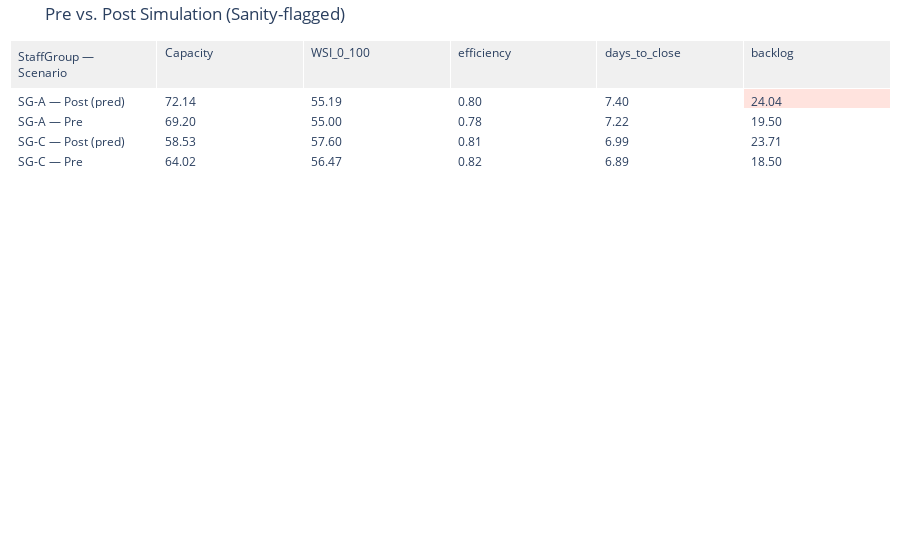

This figure's notebook cell:
### Code cell
# --- Corrected Cell 7: Consolidated "What-If" Scenario ---
print("This tool simulates moving employees between teams to see the projected impact.")

# 1. Define your hypothetical moves
moves = [
    {"from": "SG-A", "to": "SG-C", "n": 5}
]

# 2. Build the baseline scores dataframe needed for the pipeline
scores_baseline = scores[[cols.date, cols.alias, "Capacity_Score_0_100"]].dropna().copy()

# 3. Define the WSI calculation parameters
wsi_kwargs = dict(
    date_col="_date_",
    alias_col="alias",
    sg_col="StaffGroup",
    cap_col="Capacity_Score_0_100",
    cases_col="numCases",
    complexity_col="complexity",
    linearity_col="LinearityScore",
    sev_cols=("currentSev1", "currentSevA", "currentSevB"),
    weekend_col="IsClosedOnWeekend",
    x24_col="Is24X7OptedIn",
    baseline_window_months=12,
    persist_window_months=8,
    high_cap_thresh=75.0,
    w_workload=0.30,
    w_cap_dev=0.30,
    w_persist=0.15,
    w_complex=0.15,
    w_time=0.10,
    q_low=0.05,
    q_high=0.95,
    team_aggregate="median",
    distribution="gaussian",
    feature_range=(10, 100)
)

# --- NEW: Define the outcome metrics to predict ---
modeler_targets = ("WSI_0_100", "efficiency", "days_to_close", "backlog")


# 4. Run the consolidated simulation pipeline
grid_pre, grid_post, combined, fig, mse_report, sanity_df = pre_post_tree_pipeline(
    df_in=df_full,
    scores_baseline=scores_baseline,
    month=df_full["_date_"].max().strftime("%Y-%m"),
    moves=moves,
    compute_wsi_fn=compute_capacity_centric_wsi,
    wsi_kwargs=wsi_kwargs,
    targets=modeler_targets,
    only_impacted=True,
    team_level_post=True     # <--- NEW
)

# 6. Display the results
print("\n--- Sanity Check: Typical Metric Ranges (based on pre-move data) ---")
display(sanity_df)

print("\n--- Simulation Results: Comparing 'Before' vs. 'After' ---")
fig.show()

print("\n--- Detailed Dataframes ---")
display(combined)

# --- ADD THIS TO SAVE THE PLOT ---
# Define a path for the simulation heatmap
simulation_heatmap_path = "simulation_heatmap.png"

# Save the Plotly figure as a static image
# You may need to run: pip install -U kaleido
fig.write_image(simulation_heatmap_path)

print(f"✅ Simulation heatmap saved to: {simulation_heatmap_path}")

### Figure 1 — Plotly figure (JSON) as saved in the notebook; plotly's stock layout.template omitted (floating-point values rounded to 4 significant figures)
{"data": [{"cells": {"align": "left", "fill": {"color": [["rgba(0,0,0,0)", "rgba(0,0,0,0)", "rgba(0,0,0,0)", "rgba(0,0,0,0)"], ["rgba(0,0,0,0)", "rgba(0,0,0,0)", "rgba(0,0,0,0)", "rgba(0,0,0,0)"], ["rgba(0,0,0,0)", "rgba(0,0,0,0)", "rgba(0,0,0,0)", "rgba(0,0,0,0)"], ["rgba(0,0,0,0)", "rgba(0,0,0,0)", "rgba(0,0,0,0)", "rgba(0,0,0,0)"], ["rgba(0,0,0,0)", "rgba(0,0,0,0)", "rgba(0,0,0,0)", "rgba(0,0,0,0)"], ["rgba(255, 99, 71, 0.18)", "rgba(0,0,0,0)", "rgba(0,0,0,0)", "rgba(0,0,0,0)"]]}, "format": [null, ".2f", ".2f", ".2f", ".2f", ".2f"], "values": [["SG-A — Post (pred)", "SG-A — Pre", "SG-C — Post (pred)", "SG-C — Pre"], [72.14, 69.2, 58.53, 64.02], [55.19, 55, 57.6, 56.47], [0.7951, 0.7803, 0.8117, 0.824], [7.404, 7.222, 6.993, 6.886], [24.04, 19.5, 23.71, 18.5]]}, "header": {"align": "left", "fill": {"color": "rgba(240,240,240,1)"}, "values": ["StaffGroup — Scenario", "Capacity", "WSI_0_100", "efficiency", "days_to_close", "backlog"]}, "type": "table"}], "layout": {"margin": {"b": 10, "l": 10, "r": 10, "t": 40}, "title": {"text": "Pre vs. Post Simulation (Sanity-flagged)"}}}
